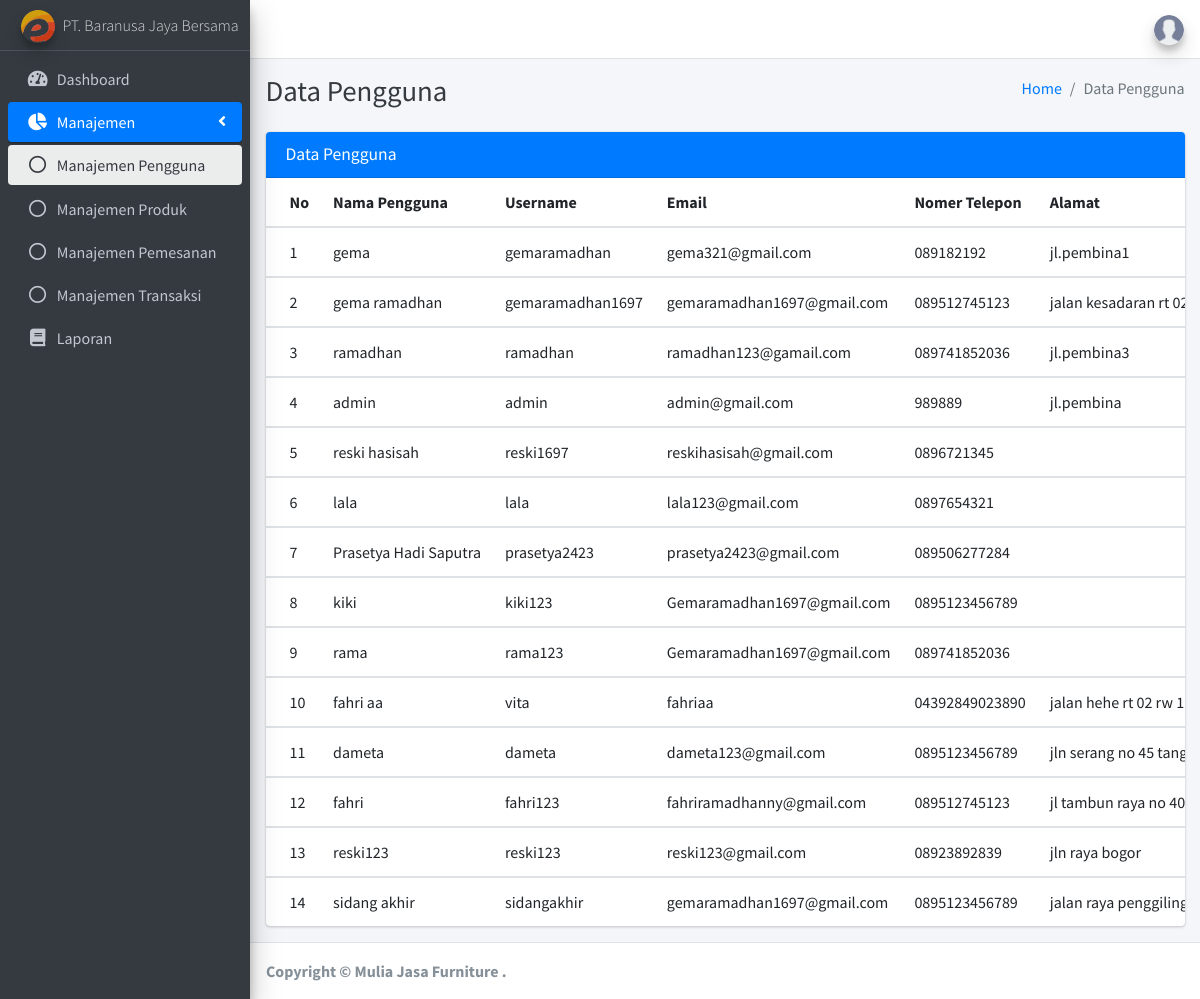
The app's page /admin/data_user.php with its own data.
### tables this page shows
CREATE TABLE `tb_pengguna` (
  `id_pengguna` int(11) NOT NULL,
  `nama` varchar(50) NOT NULL,
  `username` varchar(50) NOT NULL,
  `email` varchar(30) NOT NULL,
  `password` varchar(40) NOT NULL,
  `no_telp` varchar(20) NOT NULL,
  `alamat` text NOT NULL,
  `type_user` varchar(12) NOT NULL
);

### admin/data_user.php (the view, shortened to what this page needs)
<!DOCTYPE html>
<html lang="en">
<head>
  <?php include "includes/head.php"; ?>
</head>
<body class="hold-transition sidebar-mini layout-fixed">
  <div class="wrapper">
    <?php include "includes/header.php"; ?>
    <?php include "includes/sidebar.php"; ?>
    <div class="content-wrapper">
      <div class="content-header">
        <div class="container-fluid">
          <div class="row mb-2">
            <div class="col-sm-6">
              <h1 class="m-0 text-dark">Data Pengguna</h1>
            </div>
            <div class="col-sm-6">
              <ol class="breadcrumb float-sm-right">
                <li class="breadcrumb-item"><a href="index.php">Home</a></li>
                <li class="breadcrumb-item active">Data Pengguna</li>
              </ol>
            </div>
          </div>
        </div>
      </div>
      <section class="content">
        <div class="container-fluid">
          <div class="row">
            <div class="col-12">
              <div class="card">
                <div class="card-header bg-primary">
                  <h3 class="card-title">Data Pengguna</h3>
                </div>
                <?php
                include "../database/connect.php";
                $query = "SELECT * FROM tb_pengguna";
                $result = mysqli_query($mysqli, $query);
                ?>
                <div class="card-body table-responsive p-0">
                  <table class="table table-hover text-nowrap">
                    <thead>
                      <tr>
                        <th>No</th>
                        <th>Nama Pengguna</th>
                        <th>Username</th>
                        <th>Email</th>
                        <th>Nomer Telepon</th>
                        <th>Alamat</th>
                      </tr>
                    </thead>
                    <?php $i = 1;
                    while ($row = mysqli_fetch_assoc($result)) { ?>
                      <tbody>
                        <tr>
                          <td><?= $i; ?></td>
                          <td><?= $row['nama'] ?></td>
                          <td><?= $row['username'] ?></td>
                          <td><?= $row['email'] ?></td>
                          <td><?= $row['no_telp'] ?></td>
                          <td><?= $row['alamat'] ?></td>
                        </tr>
                      <?php $i++;
                    } ?>
                      </tbody>
                  </table>
                </div>
              </div>
            </div>
          </div>
        </div>
      </section>
    </div>
    <?php include "includes/footer.php"; ?>
  </div>
</body>
</html>

### records on screen
tb_pengguna: nama "gema", username "gemaramadhan", email "gema321@gmail.com", no_telp "089182192", alamat "jl.pembina1"
tb_pengguna: nama "gema ramadhan", username "gemaramadhan1697", email "gemaramadhan1697@gmail.com", no_telp "089512745123", alamat "jalan kesadaran rt…"
tb_pengguna: nama "ramadhan", username "ramadhan", email "ramadhan123@gamail.com", no_telp "089741852036", alamat "jl.pembina3"
tb_pengguna: nama "admin", username "admin", email "admin@gmail.com", no_telp "989889", alamat "jl.pembina"
tb_pengguna: nama "reski hasisah", username "reski1697", email "reskihasisah@gmail.com", no_telp "0896721345"
tb_pengguna: nama "lala", username "lala", email "lala123@gmail.com", no_telp "0897654321"
tb_pengguna: nama "Prasetya Hadi Saputra", username "prasetya2423", email "prasetya2423@gmail.com", no_telp "089506277284"
tb_pengguna: nama "kiki", username "kiki123", email "Gemaramadhan1697@gmail.com", no_telp "0895123456789"
tb_pengguna: nama "rama", username "rama123", email "Gemaramadhan1697@gmail.com", no_telp "089741852036"
tb_pengguna: nama "fahri aa", username "vita", email "fahriaa", no_telp "04392849023890", alamat "jalan hehe rt 02 rw…"
tb_pengguna: nama "dameta", username "dameta", email "dameta123@gmail.com", no_telp "0895123456789", alamat "jln serang no 45…"
tb_pengguna: nama "fahri", username "fahri123", email "fahriramadhanny@gmail.com", no_telp "089512745123", alamat "jl tambun raya no 40"
tb_pengguna: nama "reski123", username "reski123", email "reski123@gmail.com", no_telp "08923892839", alamat "jln raya bogor"
tb_pengguna: nama "sidang akhir", username "sidangakhir", email "gemaramadhan1697@gmail.com", no_telp "0895123456789", alamat "jalan raya…"
